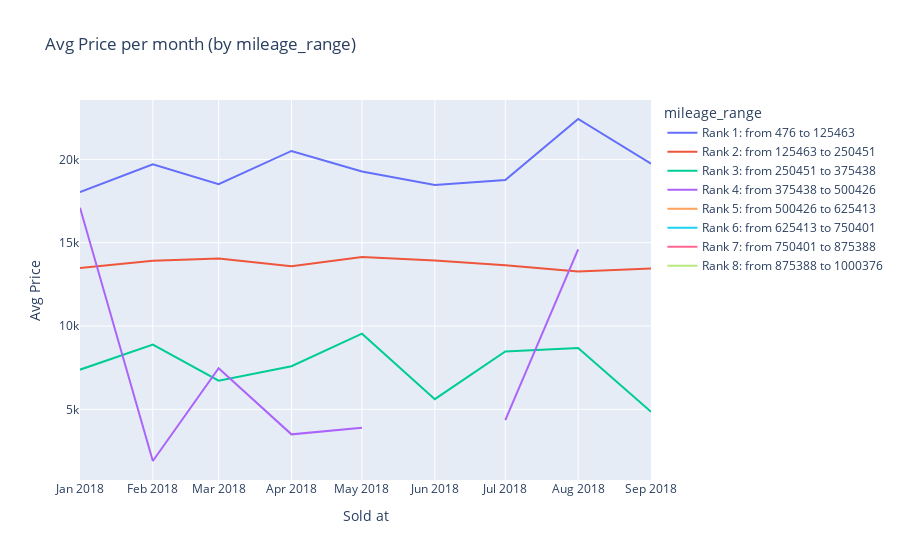
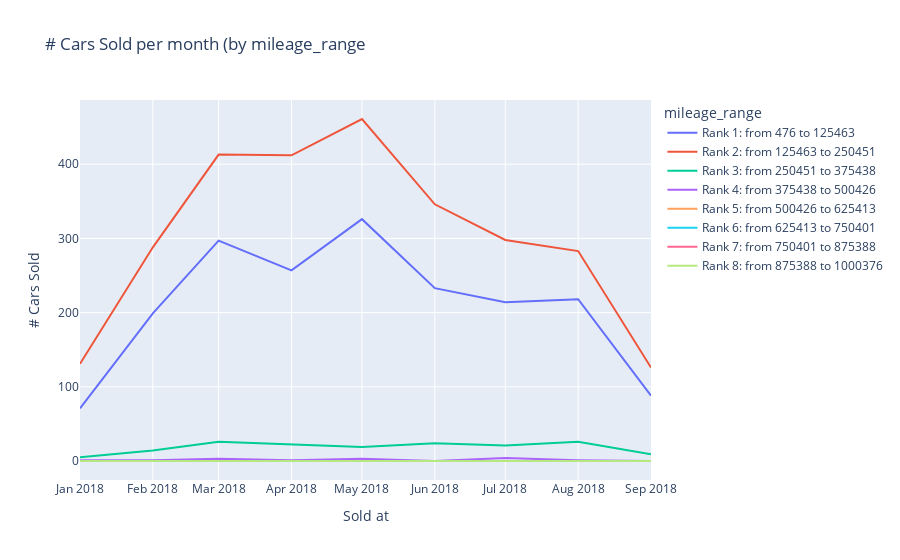
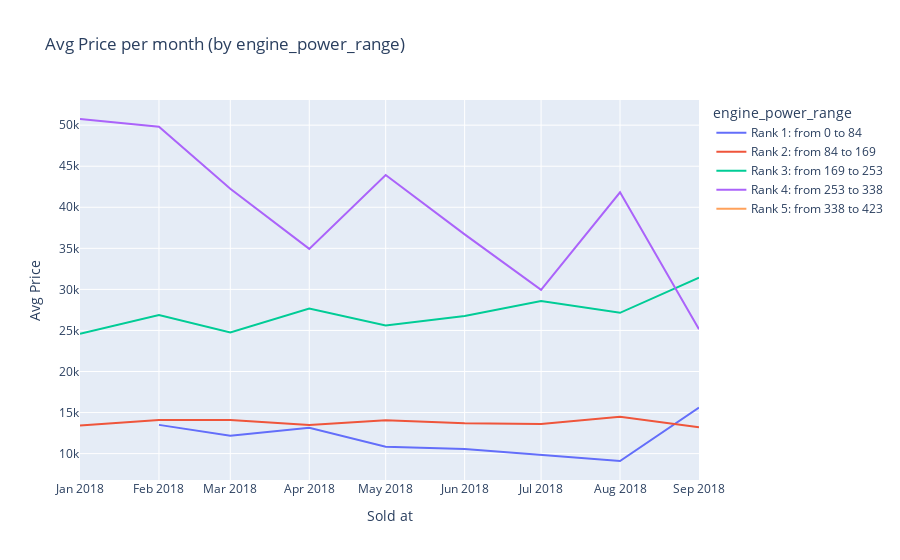
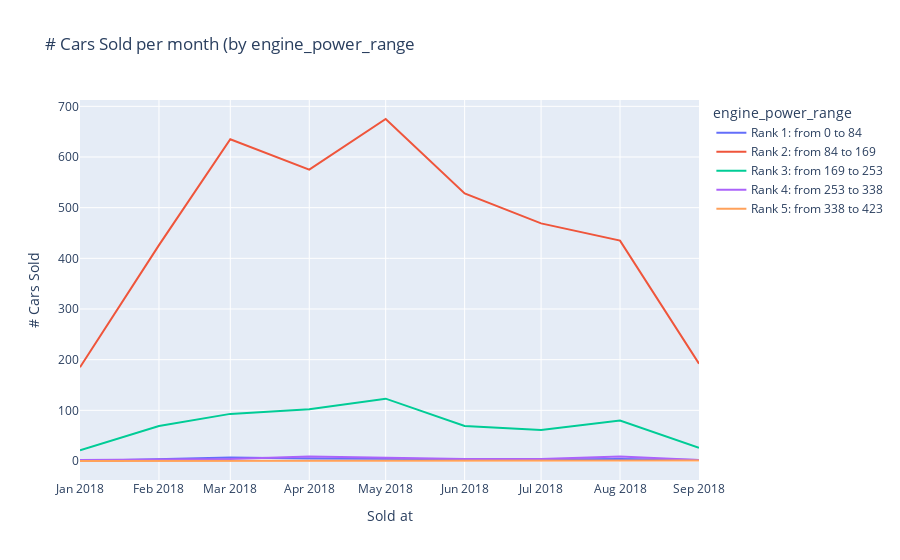

Here is the notebook cell these charts were saved with, in order:
### Code cell
def aggregate_data_sold(dataframe, column, aggregation):
    if aggregation == 'count':
        dataframe_agg = dataframe.groupby(['sold_at', column]).size().reset_index(name='count')
    else:        
        dataframe_agg = dataframe.groupby(['sold_at', column]).agg({'price':aggregation}).reset_index()
    return dataframe_agg


def plot_data_sold(df, color_plot, y):
    if y == 'count':
        if color_plot == 'paint_color':
            custom_palette = {
            'beige': '#F5F5DC',
            'black': '#000000',
            'blue': '#0000FF',
            'brown': '#A52A2A',
            'green': '#008000',
            'grey': '#808080',
            'orange': '#FFA500',
            'red': '#FF0000',
            'silver': '#C0C0C0',
            'white': '#FFFFFF'
            }

            fig = px.line(df, x='sold_at', y='count', title=f'# Cars Sold per month (by {color_plot}', color = color_plot,
                        color_discrete_map=custom_palette)
            fig.update_traces(texttemplate='%{y}')
            fig.update_layout(
                xaxis_title='Sold at',
                yaxis_title='# Cars Sold',
                hovermode='x'
            )
            fig.show()
        else:
            fig = px.line(df, x='sold_at', y='count', title=f'# Cars Sold per month (by {color_plot}', color = color_plot)
            fig.update_traces(texttemplate='%{y}')
            fig.update_layout(
                xaxis_title = 'Sold at',
                yaxis_title = '# Cars Sold',
                hovermode='x'
            )
            fig.show()

    else:
        if color_plot == 'paint_color':
            custom_palette = {
            'beige': '#F5F5DC',
            'black': '#000000',
            'blue': '#0000FF',
            'brown': '#A52A2A',
            'green': '#008000',
            'grey': '#808080',
            'orange': '#FFA500',
            'red': '#FF0000',
            'silver': '#C0C0C0',
            'white': '#FFFFFF'
            }

            fig = px.line(df, x='sold_at', y='price', title=f'Avg Price per month (by {color_plot})', color = color_plot,
                        color_discrete_map=custom_palette)
            fig.update_traces(texttemplate='%{y:.0f}')
            fig.update_layout(
                xaxis_title='Sold at',
                yaxis_title='Avg Price',
                hovermode='x'
            )
            fig.show()

        else:
            fig = px.line(df, x='sold_at', y='price', title=f'Avg Price per month (by {color_plot})', color = color_plot)
            fig.update_traces(texttemplate='%{y:.0f}')
            fig.update_layout(
                xaxis_title = 'Sold at',
                yaxis_title = 'Avg Price',
                hovermode='x'
            )
            fig.show()


columns_to_analyze_sold = ['mileage_range', 'engine_power_range', 'fuel', 'paint_color', 'car_type']
for column in columns_to_analyze_sold:
    df_mean = aggregate_data_sold(dataframe, column, 'mean')
    plot_data_sold(df_mean, column, 'price')

    df_count = aggregate_data_sold(dataframe, column, 'count')
    plot_data_sold(df_count, column, 'count')

### Figure 1 — Plotly figure (JSON) as saved in the notebook; plotly's stock layout.template omitted (floating-point values rounded to 4 significant figures)
{"data": [{"hovertemplate": "mileage_range=Rank 1: from 476 to 125463<br>sold_at=%{x}<br>price=%{y}<extra></extra>", "legendgroup": "Rank 1: from 476 to 125463", "line": {"color": "#636efa", "dash": "solid"}, "marker": {"symbol": "circle"}, "mode": "lines", "name": "Rank 1: from 476 to 125463", "orientation": "v", "showlegend": true, "texttemplate": "%{y:.0f}", "type": "scatter", "x": ["2018-01-01T00:00:00", "2018-02-01T00:00:00", "2018-03-01T00:00:00", "2018-04-01T00:00:00", "2018-05-01T00:00:00", "2018-06-01T00:00:00", "2018-07-01T00:00:00", "2018-08-01T00:00:00", "2018-09-01T00:00:00"], "xaxis": "x", "y": [18030.0, 19710.0, 18510.0, 20510.0, 19270.0, 18460.0, 18760.0, 22420.0, 19740.0], "yaxis": "y"}, {"hovertemplate": "mileage_range=Rank 2: from 125463 to 250451<br>sold_at=%{x}<br>price=%{y}<extra></extra>", "legendgroup": "Rank 2: from 125463 to 250451", "line": {"color": "#EF553B", "dash": "solid"}, "marker": {"symbol": "circle"}, "mode": "lines", "name": "Rank 2: from 125463 to 250451", "orientation": "v", "showlegend": true, "texttemplate": "%{y:.0f}", "type": "scatter", "x": ["2018-01-01T00:00:00", "2018-02-01T00:00:00", "2018-03-01T00:00:00", "2018-04-01T00:00:00", "2018-05-01T00:00:00", "2018-06-01T00:00:00", "2018-07-01T00:00:00", "2018-08-01T00:00:00", "2018-09-01T00:00:00"], "xaxis": "x", "y": [13490.0, 13910.0, 14050.0, 13590.0, 14140.0, 13940.0, 13640.0, 13270.0, 13460.0], "yaxis": "y"}, {"hovertemplate": "mileage_range=Rank 3: from 250451 to 375438<br>sold_at=%{x}<br>price=%{y}<extra></extra>", "legendgroup": "Rank 3: from 250451 to 375438", "line": {"color": "#00cc96", "dash": "solid"}, "marker": {"symbol": "circle"}, "mode": "lines", "name": "Rank 3: from 250451 to 375438", "orientation": "v", "showlegend": true, "texttemplate": "%{y:.0f}", "type": "scatter", "x": ["2018-01-01T00:00:00", "2018-02-01T00:00:00", "2018-03-01T00:00:00", "2018-04-01T00:00:00", "2018-05-01T00:00:00", "2018-06-01T00:00:00", "2018-07-01T00:00:00", "2018-08-01T00:00:00", "2018-09-01T00:00:00"], "xaxis": "x", "y": [7380, 8886.0, 6719.0, 7586.0, 9542.0, 5612.0, 8476.0, 8677.0, 4856.0], "yaxis": "y"}, {"hovertemplate": "mileage_range=Rank 4: from 375438 to 500426<br>sold_at=%{x}<br>price=%{y}<extra></extra>", "legendgroup": "Rank 4: from 375438 to 500426", "line": {"color": "#ab63fa", "dash": "solid"}, "marker": {"symbol": "circle"}, "mode": "lines", "name": "Rank 4: from 375438 to 500426", "orientation": "v", "showlegend": true, "texttemplate": "%{y:.0f}", "type": "scatter", "x": ["2018-01-01T00:00:00", "2018-02-01T00:00:00", "2018-03-01T00:00:00", "2018-04-01T00:00:00", "2018-05-01T00:00:00", "2018-06-01T00:00:00", "2018-07-01T00:00:00", "2018-08-01T00:00:00", "2018-09-01T00:00:00"], "xaxis": "x", "y": [17100, 1900, 7467.0, 3500, 3900, null, 4350, 14600, null], "yaxis": "y"}, {"hovertemplate": "mileage_range=Rank 5: from 500426 to 625413<br>sold_at=%{x}<br>price=%{y}<extra></extra>", "legendgroup": "Rank 5: from 500426 to 625413", "line": {"color": "#FFA15A", "dash": "solid"}, "marker": {"symbol": "circle"}, "mode": "lines", "name": "Rank 5: from 500426 to 625413", "orientation": "v", "showlegend": true, "texttemplate": "%{y:.0f}", "type": "scatter", "x": ["2018-01-01T00:00:00", "2018-02-01T00:00:00", "2018-03-01T00:00:00", "2018-04-01T00:00:00", "2018-05-01T00:00:00", "2018-06-01T00:00:00", "2018-07-01T00:00:00", "2018-08-01T00:00:00", "2018-09-01T00:00:00"], "xaxis": "x", "y": [null, null, null, null, null, null, null, null, null], "yaxis": "y"}, {"hovertemplate": "mileage_range=Rank 6: from 625413 to 750401<br>sold_at=%{x}<br>price=%{y}<extra></extra>", "legendgroup": "Rank 6: from 625413 to 750401", "line": {"color": "#19d3f3", "dash": "solid"}, "marker": {"symbol": "circle"}, "mode": "lines", "name": "Rank 6: from 625413 to 750401", "orientation": "v", "showlegend": true, "texttemplate": "%{y:.0f}", "type": "scatter", "x": ["2018-01-01T00:00:00", "2018-02-01T00:00:00", "2018-03-01T00:00:00", "2018-04-01T00:00:00", "2018-05-01T00:00:00", "2018-06-01T00:00:00", "2018-07-01T00:00:00", "2018-08-01T00:00:00", "2018-09-01T00:00:00"], "xaxis": "x", "y": [null, null, null, null, null, null, null, null, null], "yaxis": "y"}, {"hovertemplate": "mileage_range=Rank 7: from 750401 to 875388<br>sold_at=%{x}<br>price=%{y}<extra></extra>", "legendgroup": "Rank 7: from 750401 to 875388", "line": {"color": "#FF6692", "dash": "solid"}, "marker": {"symbol": "circle"}, "mode": "lines", "name": "Rank 7: from 750401 to 875388", "orientation": "v", "showlegend": true, "texttemplate": "%{y:.0f}", "type": "scatter", "x": ["2018-01-01T00:00:00", "2018-02-01T00:00:00", "2018-03-01T00:00:00", "2018-04-01T00:00:00", "2018-05-01T00:00:00", "2018-06-01T00:00:00", "2018-07-01T00:00:00", "2018-08-01T00:00:00", "2018-09-01T00:00:00"], "xaxis": "x", "y": [null, null, null, null, null, null, null, null, null], "yaxis": "y"}, {"hovertemplate": "mileage_range=Rank 8: from 875388 to 1000376<br>sold_at=%{x}<br>price=%{y}<extra></extra>", "legendgroup": "Rank 8: from 875388 to 1000376", "line": {"color": "#B6E880", "dash": "solid"}, "marker": {"symbol": "circle"}, "mode": "lines", "name": "Rank 8: from 875388 to 1000376", "orientation": "v", "showlegend": true, "texttemplate": "%{y:.0f}", "type": "scatter", "x": ["2018-01-01T00:00:00", "2018-02-01T00:00:00", "2018-03-01T00:00:00", "2018-04-01T00:00:00", "2018-05-01T00:00:00", "2018-06-01T00:00:00", "2018-07-01T00:00:00", "2018-08-01T00:00:00", "2018-09-01T00:00:00"], "xaxis": "x", "y": [null, null, null, null, null, null, null, null, null], "yaxis": "y"}], "layout": {"hovermode": "x", "legend": {"title": {"text": "mileage_range"}, "tracegroupgap": 0}, "title": {"text": "Avg Price per month (by mileage_range)"}, "xaxis": {"anchor": "y", "domain": [0, 1], "title": {"text": "Sold at"}}, "yaxis": {"anchor": "x", "domain": [0, 1], "title": {"text": "Avg Price"}}}}

### Figure 2 — Plotly figure (JSON) as saved in the notebook; plotly's stock layout.template omitted (floating-point values rounded to 4 significant figures)
{"data": [{"hovertemplate": "mileage_range=Rank 1: from 476 to 125463<br>sold_at=%{x}<br>count=%{y}<extra></extra>", "legendgroup": "Rank 1: from 476 to 125463", "line": {"color": "#636efa", "dash": "solid"}, "marker": {"symbol": "circle"}, "mode": "lines", "name": "Rank 1: from 476 to 125463", "orientation": "v", "showlegend": true, "texttemplate": "%{y}", "type": "scatter", "x": ["2018-01-01T00:00:00", "2018-02-01T00:00:00", "2018-03-01T00:00:00", "2018-04-01T00:00:00", "2018-05-01T00:00:00", "2018-06-01T00:00:00", "2018-07-01T00:00:00", "2018-08-01T00:00:00", "2018-09-01T00:00:00"], "xaxis": "x", "y": [71, 199, 297, 257, 326, 233, 214, 218, 88], "yaxis": "y"}, {"hovertemplate": "mileage_range=Rank 2: from 125463 to 250451<br>sold_at=%{x}<br>count=%{y}<extra></extra>", "legendgroup": "Rank 2: from 125463 to 250451", "line": {"color": "#EF553B", "dash": "solid"}, "marker": {"symbol": "circle"}, "mode": "lines", "name": "Rank 2: from 125463 to 250451", "orientation": "v", "showlegend": true, "texttemplate": "%{y}", "type": "scatter", "x": ["2018-01-01T00:00:00", "2018-02-01T00:00:00", "2018-03-01T00:00:00", "2018-04-01T00:00:00", "2018-05-01T00:00:00", "2018-06-01T00:00:00", "2018-07-01T00:00:00", "2018-08-01T00:00:00", "2018-09-01T00:00:00"], "xaxis": "x", "y": [131, 288, 413, 412, 461, 346, 298, 283, 126], "yaxis": "y"}, {"hovertemplate": "mileage_range=Rank 3: from 250451 to 375438<br>sold_at=%{x}<br>count=%{y}<extra></extra>", "legendgroup": "Rank 3: from 250451 to 375438", "line": {"color": "#00cc96", "dash": "solid"}, "marker": {"symbol": "circle"}, "mode": "lines", "name": "Rank 3: from 250451 to 375438", "orientation": "v", "showlegend": true, "texttemplate": "%{y}", "type": "scatter", "x": ["2018-01-01T00:00:00", "2018-02-01T00:00:00", "2018-03-01T00:00:00", "2018-04-01T00:00:00", "2018-05-01T00:00:00", "2018-06-01T00:00:00", "2018-07-01T00:00:00", "2018-08-01T00:00:00", "2018-09-01T00:00:00"], "xaxis": "x", "y": [5, 14, 26, 22, 19, 24, 21, 26, 9], "yaxis": "y"}, {"hovertemplate": "mileage_range=Rank 4: from 375438 to 500426<br>sold_at=%{x}<br>count=%{y}<extra></extra>", "legendgroup": "Rank 4: from 375438 to 500426", "line": {"color": "#ab63fa", "dash": "solid"}, "marker": {"symbol": "circle"}, "mode": "lines", "name": "Rank 4: from 375438 to 500426", "orientation": "v", "showlegend": true, "texttemplate": "%{y}", "type": "scatter", "x": ["2018-01-01T00:00:00", "2018-02-01T00:00:00", "2018-03-01T00:00:00", "2018-04-01T00:00:00", "2018-05-01T00:00:00", "2018-06-01T00:00:00", "2018-07-01T00:00:00", "2018-08-01T00:00:00", "2018-09-01T00:00:00"], "xaxis": "x", "y": [1, 1, 3, 1, 3, 0, 4, 1, 0], "yaxis": "y"}, {"hovertemplate": "mileage_range=Rank 5: from 500426 to 625413<br>sold_at=%{x}<br>count=%{y}<extra></extra>", "legendgroup": "Rank 5: from 500426 to 625413", "line": {"color": "#FFA15A", "dash": "solid"}, "marker": {"symbol": "circle"}, "mode": "lines", "name": "Rank 5: from 500426 to 625413", "orientation": "v", "showlegend": true, "texttemplate": "%{y}", "type": "scatter", "x": ["2018-01-01T00:00:00", "2018-02-01T00:00:00", "2018-03-01T00:00:00", "2018-04-01T00:00:00", "2018-05-01T00:00:00", "2018-06-01T00:00:00", "2018-07-01T00:00:00", "2018-08-01T00:00:00", "2018-09-01T00:00:00"], "xaxis": "x", "y": [0, 0, 0, 0, 0, 0, 0, 0, 0], "yaxis": "y"}, {"hovertemplate": "mileage_range=Rank 6: from 625413 to 750401<br>sold_at=%{x}<br>count=%{y}<extra></extra>", "legendgroup": "Rank 6: from 625413 to 750401", "line": {"color": "#19d3f3", "dash": "solid"}, "marker": {"symbol": "circle"}, "mode": "lines", "name": "Rank 6: from 625413 to 750401", "orientation": "v", "showlegend": true, "texttemplate": "%{y}", "type": "scatter", "x": ["2018-01-01T00:00:00", "2018-02-01T00:00:00", "2018-03-01T00:00:00", "2018-04-01T00:00:00", "2018-05-01T00:00:00", "2018-06-01T00:00:00", "2018-07-01T00:00:00", "2018-08-01T00:00:00", "2018-09-01T00:00:00"], "xaxis": "x", "y": [0, 0, 0, 0, 0, 0, 0, 0, 0], "yaxis": "y"}, {"hovertemplate": "mileage_range=Rank 7: from 750401 to 875388<br>sold_at=%{x}<br>count=%{y}<extra></extra>", "legendgroup": "Rank 7: from 750401 to 875388", "line": {"color": "#FF6692", "dash": "solid"}, "marker": {"symbol": "circle"}, "mode": "lines", "name": "Rank 7: from 750401 to 875388", "orientation": "v", "showlegend": true, "texttemplate": "%{y}", "type": "scatter", "x": ["2018-01-01T00:00:00", "2018-02-01T00:00:00", "2018-03-01T00:00:00", "2018-04-01T00:00:00", "2018-05-01T00:00:00", "2018-06-01T00:00:00", "2018-07-01T00:00:00", "2018-08-01T00:00:00", "2018-09-01T00:00:00"], "xaxis": "x", "y": [0, 0, 0, 0, 0, 0, 0, 0, 0], "yaxis": "y"}, {"hovertemplate": "mileage_range=Rank 8: from 875388 to 1000376<br>sold_at=%{x}<br>count=%{y}<extra></extra>", "legendgroup": "Rank 8: from 875388 to 1000376", "line": {"color": "#B6E880", "dash": "solid"}, "marker": {"symbol": "circle"}, "mode": "lines", "name": "Rank 8: from 875388 to 1000376", "orientation": "v", "showlegend": true, "texttemplate": "%{y}", "type": "scatter", "x": ["2018-01-01T00:00:00", "2018-02-01T00:00:00", "2018-03-01T00:00:00", "2018-04-01T00:00:00", "2018-05-01T00:00:00", "2018-06-01T00:00:00", "2018-07-01T00:00:00", "2018-08-01T00:00:00", "2018-09-01T00:00:00"], "xaxis": "x", "y": [0, 0, 0, 0, 0, 0, 0, 0, 0], "yaxis": "y"}], "layout": {"hovermode": "x", "legend": {"title": {"text": "mileage_range"}, "tracegroupgap": 0}, "title": {"text": "# Cars Sold per month (by mileage_range"}, "xaxis": {"anchor": "y", "domain": [0, 1], "title": {"text": "Sold at"}}, "yaxis": {"anchor": "x", "domain": [0, 1], "title": {"text": "# Cars Sold"}}}}

### Figure 3 — Plotly figure (JSON) as saved in the notebook; plotly's stock layout.template omitted (floating-point values rounded to 4 significant figures)
{"data": [{"hovertemplate": "engine_power_range=Rank 1: from 0 to 84<br>sold_at=%{x}<br>price=%{y}<extra></extra>", "legendgroup": "Rank 1: from 0 to 84", "line": {"color": "#636efa", "dash": "solid"}, "marker": {"symbol": "circle"}, "mode": "lines", "name": "Rank 1: from 0 to 84", "orientation": "v", "showlegend": true, "texttemplate": "%{y:.0f}", "type": "scatter", "x": ["2018-01-01T00:00:00", "2018-02-01T00:00:00", "2018-03-01T00:00:00", "2018-04-01T00:00:00", "2018-05-01T00:00:00", "2018-06-01T00:00:00", "2018-07-01T00:00:00", "2018-08-01T00:00:00", "2018-09-01T00:00:00"], "xaxis": "x", "y": [null, 13500, 12190.0, 13140, 10825, 10570.0, 9833.0, 9100, 15600], "yaxis": "y"}, {"hovertemplate": "engine_power_range=Rank 2: from 84 to 169<br>sold_at=%{x}<br>price=%{y}<extra></extra>", "legendgroup": "Rank 2: from 84 to 169", "line": {"color": "#EF553B", "dash": "solid"}, "marker": {"symbol": "circle"}, "mode": "lines", "name": "Rank 2: from 84 to 169", "orientation": "v", "showlegend": true, "texttemplate": "%{y:.0f}", "type": "scatter", "x": ["2018-01-01T00:00:00", "2018-02-01T00:00:00", "2018-03-01T00:00:00", "2018-04-01T00:00:00", "2018-05-01T00:00:00", "2018-06-01T00:00:00", "2018-07-01T00:00:00", "2018-08-01T00:00:00", "2018-09-01T00:00:00"], "xaxis": "x", "y": [13420.0, 14080.0, 14080.0, 13490.0, 14060.0, 13700.0, 13610.0, 14480.0, 13210.0], "yaxis": "y"}, {"hovertemplate": "engine_power_range=Rank 3: from 169 to 253<br>sold_at=%{x}<br>price=%{y}<extra></extra>", "legendgroup": "Rank 3: from 169 to 253", "line": {"color": "#00cc96", "dash": "solid"}, "marker": {"symbol": "circle"}, "mode": "lines", "name": "Rank 3: from 169 to 253", "orientation": "v", "showlegend": true, "texttemplate": "%{y:.0f}", "type": "scatter", "x": ["2018-01-01T00:00:00", "2018-02-01T00:00:00", "2018-03-01T00:00:00", "2018-04-01T00:00:00", "2018-05-01T00:00:00", "2018-06-01T00:00:00", "2018-07-01T00:00:00", "2018-08-01T00:00:00", "2018-09-01T00:00:00"], "xaxis": "x", "y": [24600.0, 26860.0, 24750.0, 27680.0, 25610.0, 26770.0, 28580.0, 27150.0, 31420.0], "yaxis": "y"}, {"hovertemplate": "engine_power_range=Rank 4: from 253 to 338<br>sold_at=%{x}<br>price=%{y}<extra></extra>", "legendgroup": "Rank 4: from 253 to 338", "line": {"color": "#ab63fa", "dash": "solid"}, "marker": {"symbol": "circle"}, "mode": "lines", "name": "Rank 4: from 253 to 338", "orientation": "v", "showlegend": true, "texttemplate": "%{y:.0f}", "type": "scatter", "x": ["2018-01-01T00:00:00", "2018-02-01T00:00:00", "2018-03-01T00:00:00", "2018-04-01T00:00:00", "2018-05-01T00:00:00", "2018-06-01T00:00:00", "2018-07-01T00:00:00", "2018-08-01T00:00:00", "2018-09-01T00:00:00"], "xaxis": "x", "y": [50750, 49800, 42250, 34930.0, 43930.0, 36700, 29950, 41820.0, 25150], "yaxis": "y"}, {"hovertemplate": "engine_power_range=Rank 5: from 338 to 423<br>sold_at=%{x}<br>price=%{y}<extra></extra>", "legendgroup": "Rank 5: from 338 to 423", "line": {"color": "#FFA15A", "dash": "solid"}, "marker": {"symbol": "circle"}, "mode": "lines", "name": "Rank 5: from 338 to 423", "orientation": "v", "showlegend": true, "texttemplate": "%{y:.0f}", "type": "scatter", "x": ["2018-01-01T00:00:00", "2018-02-01T00:00:00", "2018-03-01T00:00:00", "2018-04-01T00:00:00", "2018-05-01T00:00:00", "2018-06-01T00:00:00", "2018-07-01T00:00:00", "2018-08-01T00:00:00", "2018-09-01T00:00:00"], "xaxis": "x", "y": [null, null, null, null, null, null, null, null, 41600], "yaxis": "y"}], "layout": {"hovermode": "x", "legend": {"title": {"text": "engine_power_range"}, "tracegroupgap": 0}, "title": {"text": "Avg Price per month (by engine_power_range)"}, "xaxis": {"anchor": "y", "domain": [0, 1], "title": {"text": "Sold at"}}, "yaxis": {"anchor": "x", "domain": [0, 1], "title": {"text": "Avg Price"}}}}

### Figure 4 — Plotly figure (JSON) as saved in the notebook; plotly's stock layout.template omitted (floating-point values rounded to 4 significant figures)
{"data": [{"hovertemplate": "engine_power_range=Rank 1: from 0 to 84<br>sold_at=%{x}<br>count=%{y}<extra></extra>", "legendgroup": "Rank 1: from 0 to 84", "line": {"color": "#636efa", "dash": "solid"}, "marker": {"symbol": "circle"}, "mode": "lines", "name": "Rank 1: from 0 to 84", "orientation": "v", "showlegend": true, "texttemplate": "%{y}", "type": "scatter", "x": ["2018-01-01T00:00:00", "2018-02-01T00:00:00", "2018-03-01T00:00:00", "2018-04-01T00:00:00", "2018-05-01T00:00:00", "2018-06-01T00:00:00", "2018-07-01T00:00:00", "2018-08-01T00:00:00", "2018-09-01T00:00:00"], "xaxis": "x", "y": [0, 4, 7, 5, 4, 3, 3, 4, 2], "yaxis": "y"}, {"hovertemplate": "engine_power_range=Rank 2: from 84 to 169<br>sold_at=%{x}<br>count=%{y}<extra></extra>", "legendgroup": "Rank 2: from 84 to 169", "line": {"color": "#EF553B", "dash": "solid"}, "marker": {"symbol": "circle"}, "mode": "lines", "name": "Rank 2: from 84 to 169", "orientation": "v", "showlegend": true, "texttemplate": "%{y}", "type": "scatter", "x": ["2018-01-01T00:00:00", "2018-02-01T00:00:00", "2018-03-01T00:00:00", "2018-04-01T00:00:00", "2018-05-01T00:00:00", "2018-06-01T00:00:00", "2018-07-01T00:00:00", "2018-08-01T00:00:00", "2018-09-01T00:00:00"], "xaxis": "x", "y": [185, 426, 635, 575, 675, 528, 469, 435, 192], "yaxis": "y"}, {"hovertemplate": "engine_power_range=Rank 3: from 169 to 253<br>sold_at=%{x}<br>count=%{y}<extra></extra>", "legendgroup": "Rank 3: from 169 to 253", "line": {"color": "#00cc96", "dash": "solid"}, "marker": {"symbol": "circle"}, "mode": "lines", "name": "Rank 3: from 169 to 253", "orientation": "v", "showlegend": true, "texttemplate": "%{y}", "type": "scatter", "x": ["2018-01-01T00:00:00", "2018-02-01T00:00:00", "2018-03-01T00:00:00", "2018-04-01T00:00:00", "2018-05-01T00:00:00", "2018-06-01T00:00:00", "2018-07-01T00:00:00", "2018-08-01T00:00:00", "2018-09-01T00:00:00"], "xaxis": "x", "y": [21, 69, 93, 102, 123, 69, 61, 80, 26], "yaxis": "y"}, {"hovertemplate": "engine_power_range=Rank 4: from 253 to 338<br>sold_at=%{x}<br>count=%{y}<extra></extra>", "legendgroup": "Rank 4: from 253 to 338", "line": {"color": "#ab63fa", "dash": "solid"}, "marker": {"symbol": "circle"}, "mode": "lines", "name": "Rank 4: from 253 to 338", "orientation": "v", "showlegend": true, "texttemplate": "%{y}", "type": "scatter", "x": ["2018-01-01T00:00:00", "2018-02-01T00:00:00", "2018-03-01T00:00:00", "2018-04-01T00:00:00", "2018-05-01T00:00:00", "2018-06-01T00:00:00", "2018-07-01T00:00:00", "2018-08-01T00:00:00", "2018-09-01T00:00:00"], "xaxis": "x", "y": [2, 3, 4, 9, 7, 4, 4, 9, 2], "yaxis": "y"}, {"hovertemplate": "engine_power_range=Rank 5: from 338 to 423<br>sold_at=%{x}<br>count=%{y}<extra></extra>", "legendgroup": "Rank 5: from 338 to 423", "line": {"color": "#FFA15A", "dash": "solid"}, "marker": {"symbol": "circle"}, "mode": "lines", "name": "Rank 5: from 338 to 423", "orientation": "v", "showlegend": true, "texttemplate": "%{y}", "type": "scatter", "x": ["2018-01-01T00:00:00", "2018-02-01T00:00:00", "2018-03-01T00:00:00", "2018-04-01T00:00:00", "2018-05-01T00:00:00", "2018-06-01T00:00:00", "2018-07-01T00:00:00", "2018-08-01T00:00:00", "2018-09-01T00:00:00"], "xaxis": "x", "y": [0, 0, 0, 0, 0, 0, 0, 0, 1], "yaxis": "y"}], "layout": {"hovermode": "x", "legend": {"title": {"text": "engine_power_range"}, "tracegroupgap": 0}, "title": {"text": "# Cars Sold per month (by engine_power_range"}, "xaxis": {"anchor": "y", "domain": [0, 1], "title": {"text": "Sold at"}}, "yaxis": {"anchor": "x", "domain": [0, 1], "title": {"text": "# Cars Sold"}}}}
